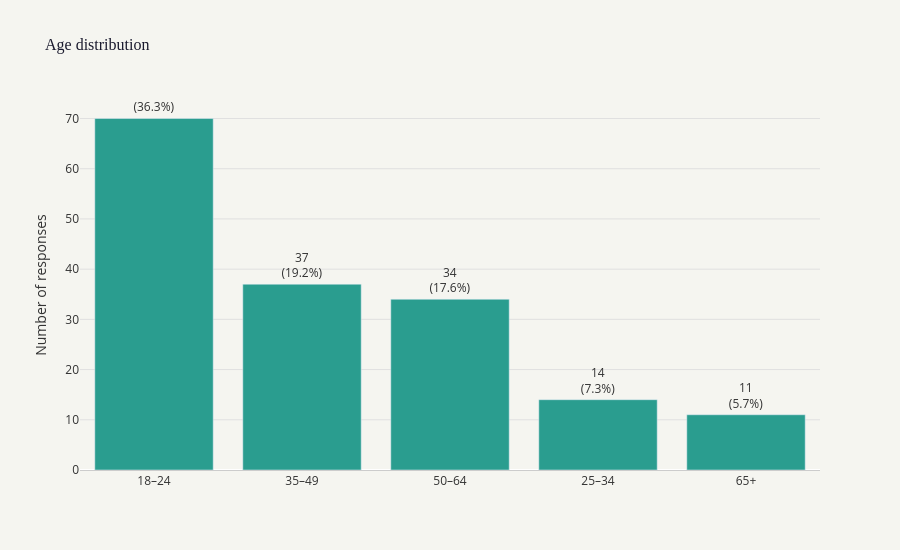

Source (notebook cell):
### Markdown cell above
### 1.3 Bias and Weight Analysis

- If there is significant imbalance, apply class weights or balancing techniques

### Code cell
#Count and percentage by age group
edad_counts = (
    df_pasivos_promotores["edad"].value_counts()
    .reset_index()
    .rename(columns={"edad": "age_group", "count": "count"})
)
edad_counts["pct"] = (edad_counts["count"] / len(df_est) * 100).round(1)
edad_counts["label"] = edad_counts.apply(
    lambda r: f"{r['count']}<br>({r['pct']}%)", axis=1
)

age_label_map = {"65 o más": "65+"}
edad_counts["age_group"] = edad_counts["age_group"].replace(age_label_map)

fig = px.bar(
    edad_counts,
    x="age_group",
    y="count",
    text="label",
    title="Age distribution",
    labels={"age_group": "", "count": "Number of responses"},
    color_discrete_sequence=["#2a9d8f"]
)

fig.update_traces(textposition="outside")
fig.update_layout(
    plot_bgcolor="#F5F5F0",
    paper_bgcolor="#F5F5F0",
    font=dict(color="#333333", size=12),
    title_font=dict(size=16, color="#1a1a2e", family="Arial Black"),
    xaxis=dict(showgrid=False, tickfont=dict(color="#333333", size=12), linecolor="#cccccc"),
    yaxis=dict(gridcolor="#e0e0e0", tickfont=dict(color="#333333", size=12)),
    showlegend=False,
    width=900, height=550
)

fig.show()

### Figure 1 — Plotly figure (JSON) as saved in the notebook; plotly's stock layout.template omitted (floating-point values rounded to 4 significant figures)
{"data": [{"hovertemplate": "=%{x}<br>Number of responses=%{y}<br>label=%{text}<extra></extra>", "legendgroup": "", "marker": {"color": "#2a9d8f", "pattern": {"shape": ""}}, "name": "", "orientation": "v", "showlegend": false, "text": ["70<br>(36.3%)", "37<br>(19.2%)", "34<br>(17.6%)", "14<br>(7.3%)", "11<br>(5.7%)"], "textposition": "outside", "type": "bar", "x": ["18–24", "35–49", "50–64", "25–34", "65+"], "xaxis": "x", "y": [70, 37, 34, 14, 11], "yaxis": "y"}], "layout": {"barmode": "relative", "font": {"color": "#333333", "size": 12}, "height": 550, "legend": {"tracegroupgap": 0}, "paper_bgcolor": "#F5F5F0", "plot_bgcolor": "#F5F5F0", "showlegend": false, "title": {"font": {"color": "#1a1a2e", "family": "Arial Black", "size": 16}, "text": "Age distribution"}, "width": 900, "xaxis": {"anchor": "y", "domain": [0, 1], "linecolor": "#cccccc", "showgrid": false, "tickfont": {"color": "#333333", "size": 12}, "title": {"text": ""}}, "yaxis": {"anchor": "x", "domain": [0, 1], "gridcolor": "#e0e0e0", "tickfont": {"color": "#333333", "size": 12}, "title": {"text": "Number of responses"}}}}
